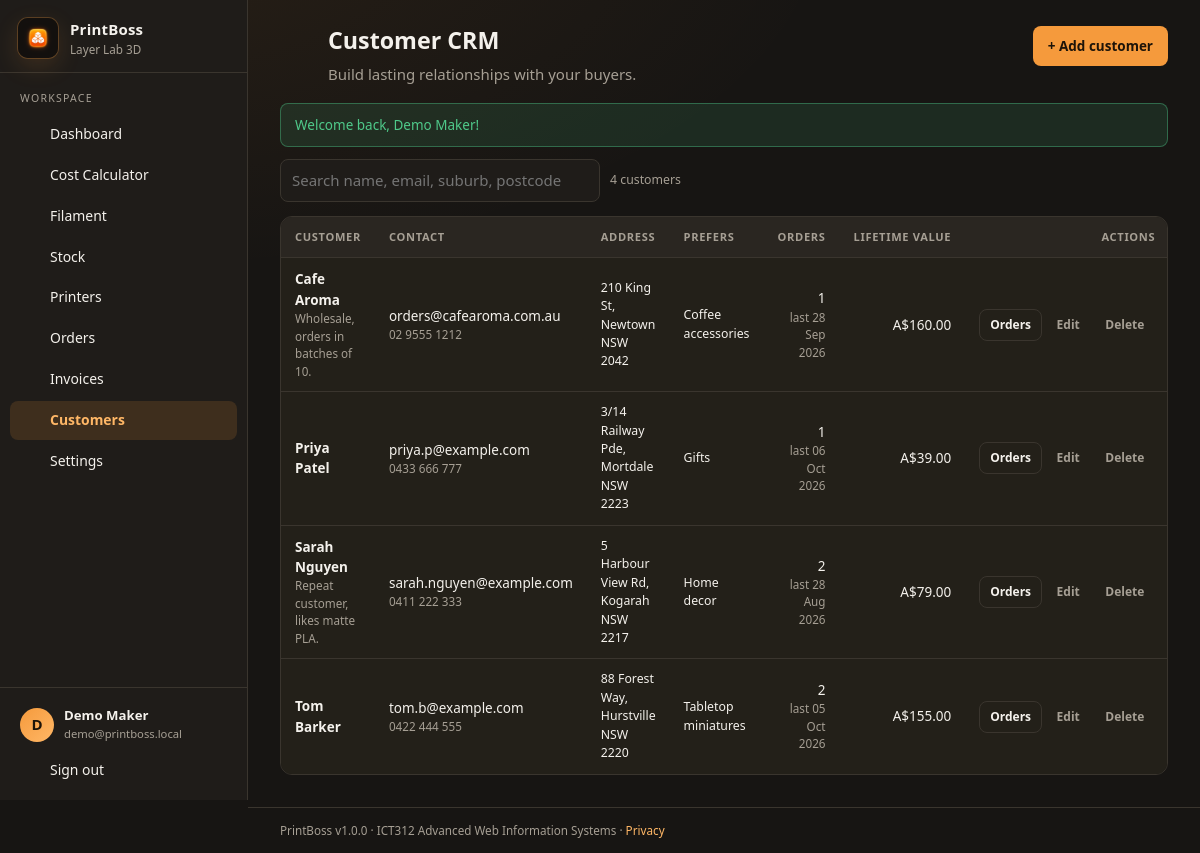
/customers.php (signed in), run on the app's committed database.
### tables this page shows
CREATE TABLE profiles (
  id                       INT UNSIGNED NOT NULL AUTO_INCREMENT,
  user_id                  INT UNSIGNED NOT NULL,
  business_name            VARCHAR(120) NOT NULL DEFAULT '',
  business_abn             VARCHAR(20)  NOT NULL DEFAULT '',
  business_email           VARCHAR(190) NOT NULL DEFAULT '',
  business_phone           VARCHAR(40)  NOT NULL DEFAULT '',
  business_address         VARCHAR(255) NOT NULL DEFAULT '',
  country                  VARCHAR(60)  NOT NULL DEFAULT 'Australia',
  currency                 CHAR(3)      NOT NULL DEFAULT 'AUD',
  bank_name                VARCHAR(80)  NOT NULL DEFAULT '',
  bank_account_name        VARCHAR(120) NOT NULL DEFAULT '',
  bank_bsb                 VARCHAR(10)  NOT NULL DEFAULT '',
  bank_account_number      VARCHAR(20)  NOT NULL DEFAULT '',
  invoice_prefix           VARCHAR(10)  NOT NULL DEFAULT 'INV',
  gst_rate                 DECIMAL(5,2) NOT NULL DEFAULT 10.00,
  default_gst_enabled      TINYINT(1)   NOT NULL DEFAULT 1,
  default_payment_terms    VARCHAR(60)  NOT NULL DEFAULT 'Payment due within 14 days',
  default_payment_instructions TEXT NULL,
  default_invoice_notes    TEXT NULL,
  default_electricity_cost DECIMAL(8,4) NOT NULL DEFAULT 0.3000,
  default_labour_rate      DECIMAL(8,2) NOT NULL DEFAULT 25.00,
  default_depreciation_rate DECIMAL(8,2) NOT NULL DEFAULT 0.50,
  default_profit_margin    DECIMAL(5,2) NOT NULL DEFAULT 50.00,
  default_failed_risk      DECIMAL(5,2) NOT NULL DEFAULT 10.00,
  onboarding_completed     TINYINT(1)   NOT NULL DEFAULT 0,
  created_at               DATETIME NOT NULL DEFAULT CURRENT_TIMESTAMP,
  updated_at               DATETIME NOT NULL DEFAULT CURRENT_TIMESTAMP ON UPDATE CURRENT_TIMESTAMP,
  PRIMARY KEY (id),
  UNIQUE KEY uq_profiles_user (user_id),
  CONSTRAINT fk_profiles_user FOREIGN KEY (user_id) REFERENCES users(id) ON DELETE CASCADE
);

CREATE TABLE users (
  id            INT UNSIGNED NOT NULL AUTO_INCREMENT,
  email         VARCHAR(190) NOT NULL,
  password_hash VARCHAR(255) NOT NULL,
  failed_login_attempts INT UNSIGNED NOT NULL DEFAULT 0,
  login_locked_until DATETIME NULL,
  full_name     VARCHAR(120) NOT NULL,
  role          ENUM('user','admin') NOT NULL DEFAULT 'user',
  is_active     TINYINT(1) NOT NULL DEFAULT 1,
  last_login_at DATETIME NULL,
  created_at    DATETIME NOT NULL DEFAULT CURRENT_TIMESTAMP,
  updated_at    DATETIME NOT NULL DEFAULT CURRENT_TIMESTAMP ON UPDATE CURRENT_TIMESTAMP,
  PRIMARY KEY (id),
  UNIQUE KEY uq_users_email (email)
);

CREATE TABLE customers (
  id              INT UNSIGNED NOT NULL AUTO_INCREMENT,
  user_id         INT UNSIGNED NOT NULL,
  name            VARCHAR(120) NOT NULL,
  email           VARCHAR(190) NULL,
  phone           VARCHAR(40)  NULL,
  preferred_product_type VARCHAR(120) NULL,
  address_line_1  VARCHAR(120) NULL,
  address_line_2  VARCHAR(120) NULL,
  city            VARCHAR(80)  NULL,
  state           VARCHAR(40)  NULL,
  postcode        VARCHAR(12)  NULL,
  country         VARCHAR(60)  NULL DEFAULT 'Australia',
  notes           TEXT NULL,
  created_at      DATETIME NOT NULL DEFAULT CURRENT_TIMESTAMP,
  updated_at      DATETIME NOT NULL DEFAULT CURRENT_TIMESTAMP ON UPDATE CURRENT_TIMESTAMP,
  PRIMARY KEY (id),
  KEY ix_customers_user (user_id),
  CONSTRAINT fk_customers_user FOREIGN KEY (user_id) REFERENCES users(id) ON DELETE CASCADE
);

### includes/db.php (called while the page is built, shortened)
<?php
function db(): PDO
{
    static $pdo = null;
    if ($pdo instanceof PDO) {
        return $pdo;
    }
    $dsn = sprintf('mysql:host=%s;port=%s;dbname=%s;charset=%s', DB_HOST, DB_PORT, DB_NAME, DB_CHARSET);
    try {
        $pdo = new PDO($dsn, DB_USER, DB_PASS, [
            PDO::ATTR_ERRMODE            => PDO::ERRMODE_EXCEPTION,
            PDO::ATTR_DEFAULT_FETCH_MODE => PDO::FETCH_ASSOC,
            PDO::ATTR_EMULATE_PREPARES   => false,
        ]);
    } catch (PDOException $e) {
        http_response_code(500);
        echo '<!doctype html><html><head><meta charset="utf-8"><title>PrintBoss</title></head><body style="font-family:sans-serif;padding:40px;background:#1b1917;color:#eee">';
        echo '<h1>Database connection failed</h1>';
        echo '<p>PrintBoss could not connect to MySQL. Make sure WAMP/MySQL is running and that <code>database/printboss.sql</code> has been imported.</p>';
        echo '<p>Check the credentials in <code>includes/config.php</code>.</p>';
        echo '</body></html>';
        exit;
    }
    return $pdo;
}
function q(string $sql, array $params = []): PDOStatement
{
    $stmt = db()->prepare($sql);
    $stmt->execute($params);
    return $stmt;
}
function rows(string $sql, array $params = []): array
{
    return q($sql, $params)->fetchAll();
}
function row(string $sql, array $params = []): ?array
{
    $r = q($sql, $params)->fetch();
    return $r === false ? null : $r;
}

### includes/auth.php (called while the page is built, shortened)
<?php
require_once __DIR__ . '/db.php';
function current_user(): ?array
{
    static $user = null;
    if ($user === null) {
        $user = row('SELECT id, email, full_name, role, is_active FROM users WHERE id = ?', [(int)$_SESSION['user_id']]);
    }
    return $user;
}
function require_login(): array
{
    $u = current_user();
    return $u;
}

### includes/functions.php (called while the page is built, shortened)
<?php
require_once __DIR__ . '/db.php';
require_once __DIR__ . '/auth.php';
function e($value): string
{
    return htmlspecialchars((string)($value ?? ''), ENT_QUOTES | ENT_SUBSTITUTE, 'UTF-8');
}
function take_flash(): ?array
{
    $f = $_SESSION['flash'] ?? null;
    return $f;
}
function money(float|int|string|null $v, string $currency = 'AUD'): string
{
    $n = (float)($v ?? 0);
    $symbol = ['AUD' => 'A$', 'USD' => '$', 'EUR' => '€', 'GBP' => '£', 'NZD' => 'NZ$', 'BRL' => 'R$'][$currency] ?? ($currency . ' ');
    return $symbol . number_format($n, 2);
}
function fmt_date(?string $d, string $format = 'd M Y'): string
{
    $t = strtotime($d);
    return $t ? date($format, $t) : '';
}
function get_profile(int $uid): array
{
    $p = row('SELECT * FROM profiles WHERE user_id = ?', [$uid]);
    return $p;
}

### customers.php (the view, shortened to what this page needs)
<?php
require_once __DIR__ . '/includes/functions.php';
$user = require_login();
$uid = (int)$user['id'];
$profile = get_profile($uid);
$customers = rows(
    'SELECT c.*,
        (SELECT COUNT(*) FROM orders o WHERE o.customer_id = c.id AND o.status <> "Cancelled") AS order_count,
        (SELECT COALESCE(SUM(o.total_selling_price),0) FROM orders o WHERE o.customer_id = c.id AND o.status IN ("Delivered","Ready","Printing","Post-processing","Approved")) AS lifetime_value,
        (SELECT MAX(o.created_at) FROM orders o WHERE o.customer_id = c.id) AS last_order
     FROM customers c WHERE c.user_id = ? ORDER BY c.name', [$uid]);
$pageTitle = 'Customer CRM';
$pageDescription = 'Build lasting relationships with your buyers.';
$pageActions = '<button class="btn" type="button" data-open="customerDialog">+ Add customer</button>';
require __DIR__ . '/includes/header.php';
?>
<div class="toolbar">
  <input type="search" placeholder="Search name, email, suburb, postcode" data-search-table="customerTable">
  <span class="muted small"><?= count($customers) ?> customers</span>
</div>
<div class="table-wrap">
  <table id="customerTable">
    <thead><tr><th>Customer</th><th>Contact</th><th>Address</th><th>Prefers</th><th class="right">Orders</th><th class="right">Lifetime value</th><th class="right">Actions</th></tr></thead>
    <tbody>
      <?php foreach ($customers as $c):
          $addr = implode(', ', array_filter([$c['address_line_1'], $c['address_line_2'], trim(($c['city'] ?? '') . ' ' . ($c['state'] ?? '') . ' ' . ($c['postcode'] ?? ''))]));
          $json = json_encode($c, JSON_HEX_APOS | JSON_HEX_QUOT | JSON_HEX_TAG | JSON_HEX_AMP);
      ?>
        <tr data-search="<?= e($c['name'] . ' ' . $c['email'] . ' ' . $c['phone'] . ' ' . $c['city'] . ' ' . $c['state'] . ' ' . $c['postcode']) ?>">
          <td><div class="cell-main"><?= e($c['name']) ?></div><?php if ($c['notes']): ?><div class="cell-sub"><?= e(mb_strimwidth($c['notes'], 0, 60, '...')) ?></div><?php endif; ?></td>
          <td><?= e($c['email']) ?><div class="cell-sub"><?= e($c['phone']) ?></div></td>
          <td class="small"><?= e($addr) ?></td>
          <td class="small"><?= e($c['preferred_product_type']) ?></td>
          <td class="right"><?= (int)$c['order_count'] ?><div class="cell-sub"><?= $c['last_order'] ? 'last ' . fmt_date($c['last_order']) : '' ?></div></td>
          <td class="right"><?= money($c['lifetime_value'], $currency) ?></td>
          <td class="actions">
            <a class="btn btn-sm btn-outline" href="<?= BASE_PATH ?>/orders.php?customer=<?= (int)$c['id'] ?>">Orders</a>
            <button class="btn btn-sm btn-ghost" type="button" data-open="customerDialog" data-json='<?= $json ?>'>Edit</button>
            <form method="post" class="inline-form" data-confirm="Delete this customer? Orders and invoices will be kept but unlinked."><button class="btn btn-sm btn-ghost" type="submit">Delete</button></form>
          </td>
        </tr>
      <?php endforeach; ?>
    </tbody>
  </table>
</div>
<?php require __DIR__ . '/includes/footer.php'; ?>

### includes/header.php (shortened to what this page needs)
<?php
$profile = $profile ?? get_profile((int)$user['id']);
$currency = $profile['currency'] ?: 'AUD';
$current = basename($_SERVER['SCRIPT_NAME']);
$flash = take_flash();
$nav = [
    ['dashboard.php',  'Dashboard',        'grid'],
    ['calculator.php', 'Cost Calculator',  'calc'],
    ['inventory.php',  'Filament',         'spool'],
    ['stock.php',      'Stock',            'box'],
    ['printers.php',   'Printers',         'printer'],
    ['orders.php',     'Orders',           'clipboard'],
    ['invoices.php',   'Invoices',         'file'],
    ['customers.php',  'Customers',        'users'],
    ['settings.php',   'Settings',         'cog'],
];
function icon(string $name): string
{
    $icons = [
        'grid' => '<rect x="3" y="3" width="7" height="7" rx="1.5"/><rect x="14" y="3" width="7" height="7" rx="1.5"/><rect x="3" y="14" width="7" height="7" rx="1.5"/><rect x="14" y="14" width="7" height="7" rx="1.5"/>',
        'calc' => '<rect x="4" y="2" width="16" height="20" rx="2"/><line x1="8" y1="6" x2="16" y2="6"/><line x1="8" y1="11" x2="8.01" y2="11"/><line x1="12" y1="11" x2="12.01" y2="11"/><line x1="16" y1="11" x2="16.01" y2="11"/><line x1="8" y1="15" x2="8.01" y2="15"/><line x1="12" y1="15" x2="12.01" y2="15"/><line x1="16" y1="15" x2="16" y2="19"/><line x1="8" y1="19" x2="12" y2="19"/>',
        'spool' => '<circle cx="12" cy="12" r="9"/><circle cx="12" cy="12" r="3"/><path d="M12 3v6M12 15v6M3 12h6M15 12h6"/>',
        'box' => '<path d="M21 8 12 3 3 8v8l9 5 9-5z"/><path d="M3 8l9 5 9-5M12 13v8"/>',
        'printer' => '<path d="M6 9V3h12v6"/><rect x="3" y="9" width="18" height="9" rx="2"/><path d="M6 14h12v7H6z"/>',
        'clipboard' => '<rect x="5" y="4" width="14" height="17" rx="2"/><path d="M9 4V2h6v2M9 11h6M9 15h4"/>',
        'file' => '<path d="M14 2H6a2 2 0 0 0-2 2v16a2 2 0 0 0 2 2h12a2 2 0 0 0 2-2V8z"/><path d="M14 2v6h6M8 13h8M8 17h8"/>',
        'users' => '<circle cx="9" cy="8" r="3.5"/><path d="M2.5 20a6.5 6.5 0 0 1 13 0"/><circle cx="17" cy="9" r="2.5"/><path d="M16 15.5a5 5 0 0 1 5.5 4.5"/>',
        'cog' => '<circle cx="12" cy="12" r="3"/><path d="M19.4 15a1.7 1.7 0 0 0 .3 1.8l.1.1a2 2 0 1 1-2.8 2.8l-.1-.1a1.7 1.7 0 0 0-1.8-.3 1.7 1.7 0 0 0-1 1.5V21a2 2 0 1 1-4 0v-.1a1.7 1.7 0 0 0-1.1-1.5 1.7 1.7 0 0 0-1.8.3l-.1.1a2 2 0 1 1-2.8-2.8l.1-.1a1.7 1.7 0 0 0 .3-1.8 1.7 1.7 0 0 0-1.5-1H3a2 2 0 1 1 0-4h.1a1.7 1.7 0 0 0 1.5-1.1 1.7 1.7 0 0 0-.3-1.8l-.1-.1a2 2 0 1 1 2.8-2.8l.1.1a1.7 1.7 0 0 0 1.8.3H9a1.7 1.7 0 0 0 1-1.5V3a2 2 0 1 1 4 0v.1a1.7 1.7 0 0 0 1 1.5 1.7 1.7 0 0 0 1.8-.3l.1-.1a2 2 0 1 1 2.8 2.8l-.1.1a1.7 1.7 0 0 0-.3 1.8V9a1.7 1.7 0 0 0 1.5 1H21a2 2 0 1 1 0 4h-.1a1.7 1.7 0 0 0-1.5 1z"/>',
        'logout' => '<path d="M9 21H5a2 2 0 0 1-2-2V5a2 2 0 0 1 2-2h4"/><path d="M16 17l5-5-5-5M21 12H9"/>',
        'plus' => '<path d="M12 5v14M5 12h14"/>',
        'menu' => '<path d="M3 6h18M3 12h18M3 18h18"/>',
    ];
    return '<svg class="icon" viewBox="0 0 24 24" fill="none" stroke="currentColor" stroke-width="1.8" stroke-linecap="round" stroke-linejoin="round" aria-hidden="true">' . ($icons[$name] ?? '') . '</svg>';
}
?>
<!DOCTYPE html>
<html lang="en">
<head>
<link rel="stylesheet" href="<?= BASE_PATH ?>/assets/css/style.css">
</head>
<body>
<div class="app">
  <aside class="sidebar" id="sidebar">
    <div class="brand">
      <img src="<?= BASE_PATH ?>/assets/img/icon-192.png" alt="" class="brand-logo">
      <div>
        <div class="brand-name">PrintBoss</div>
        <div class="brand-sub"><?= e($profile['business_name'] ?: '3D Print Manager') ?></div>
      </div>
    </div>
    <nav class="nav">
      <div class="nav-label">Workspace</div>
      <?php foreach ($nav as [$file, $label, $ic]): ?>
        <a href="<?= BASE_PATH ?>/<?= $file ?>" class="nav-link<?= $current === $file ? ' active' : '' ?>"><?= icon($ic) ?><span><?= e($label) ?></span></a>
      <?php endforeach; ?>
    </nav>
    <div class="sidebar-footer">
      <div class="user-chip">
        <div class="avatar"><?= e(mb_strtoupper(mb_substr($user['full_name'], 0, 1))) ?></div>
        <div class="user-meta"><div class="user-name"><?= e($user['full_name']) ?></div><div class="user-email"><?= e($user['email']) ?></div></div>
      </div>
      <form method="post" action="<?= BASE_PATH ?>/logout.php"><?= csrf_field() ?>
        <button class="nav-link nav-button" type="submit"><?= icon('logout') ?><span>Sign out</span></button>
      </form>
    </div>
  </aside>
  <main class="main">
    <header class="topbar">
      <button class="icon-btn menu-btn" id="menuBtn" aria-label="Open menu"><?= icon('menu') ?></button>
      <div class="page-head">
        <h1 class="page-title"><?= e($pageTitle ?? '') ?></h1>
        <?php if (!empty($pageDescription)): ?><p class="page-desc"><?= e($pageDescription) ?></p><?php endif; ?>
      </div>
      <?php if (!empty($pageActions)): ?><div class="page-actions"><?= $pageActions ?></div><?php endif; ?>
    </header>
    <?php if ($flash): ?>
      <div class="toast toast-<?= e($flash['type']) ?>" id="toast" role="status"><?= e($flash['text']) ?></div>
    <?php endif; ?>
    <section class="content">

### includes/footer.php (shortened to what this page needs)
    </section>
    <footer class="app-footer">PrintBoss v<?= APP_VERSION ?> &middot; ICT312 Advanced Web Information Systems &middot; <a href="<?= BASE_PATH ?>/privacy.php">Privacy</a></footer>
  </main>
</div>
</body>
</html>

### data on the page
profiles: business_name "Layer Lab 3D"
users: full_name "D", full_name "Demo Maker", email "demo@printboss.local"
customers: name "Cafe Aroma", notes "Wholesale, orders in batches of 10.", email "orders@cafearoma.com.au", phone "02 9555 1212", addr "210 King St, Newtown NSW 2042", preferred_product_type "Coffee accessories", order_count "1", last_order "28 Sep 2026", lifetime_value "A$160.00"
customers: name "Priya Patel", email "priya.p@example.com", phone "0433 666 777", addr "3/14 Railway Pde, Mortdale NSW 2223", preferred_product_type "Gifts", order_count "1", last_order "06 Oct 2026", lifetime_value "A$39.00"
customers: name "Sarah Nguyen", notes "Repeat customer, likes matte PLA.", email "sarah.nguyen@example.com", phone "0411 222 333", addr "5 Harbour View Rd, Kogarah NSW 2217", preferred_product_type "Home decor", order_count "2", last_order "28 Aug 2026", lifetime_value "A$79.00"
customers: name "Tom Barker", email "tom.b@example.com", phone "0422 444 555", addr "88 Forest Way, Hurstville NSW 2220", preferred_product_type "Tabletop miniatures", order_count "2", last_order "05 Oct 2026", lifetime_value "A$155.00"

### other printed values
$label "Dashboard"
$label "Cost Calculator"
$label "Filament"
$label "Stock"
$label "Printers"
$label "Orders"
$label "Invoices"
$label "Customers"
$label "Settings"
$pageTitle "Customer CRM"
$pageDescription "Build lasting relationships with your buyers."
$flash['text'] "Welcome back, Demo Maker!"
count($customers) "4"
APP_VERSION "1.0.0"
